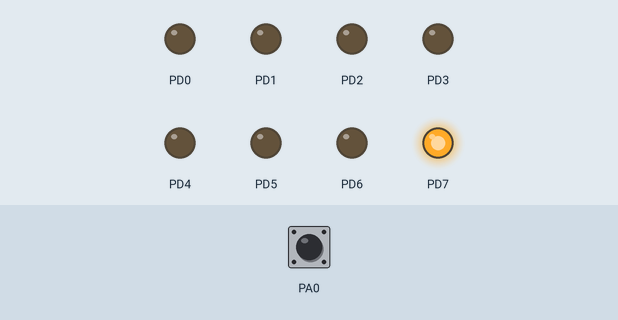
This program was run on a simulated ATmega128, built with avr-gcc and emulated at 8 MHz. On the bench: output pins drawn as LEDs (lit = HIGH). Inputs (shaded band) come from the test bench; at power-on: PA0 HIGH.

Above: at 1.0 s.
At 4.5 s:
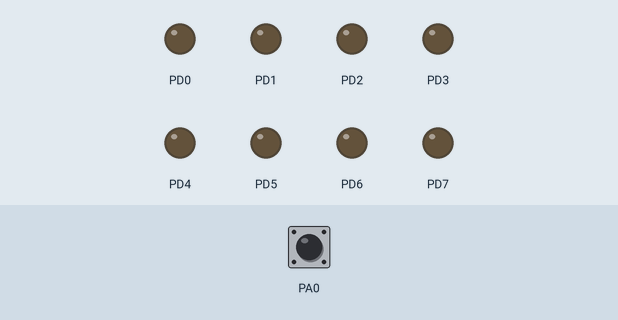
Timing chart, 0 to 5.8 s (numbered marks = the images above):
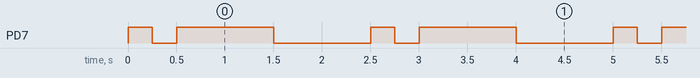

The program:

main.c
```c
/*
 * OpdrachtB6.c
 *
 * Created: 7-2-2025 13:02:05
 * Author : leonb
 */

#define F_CPU 8e6

#include <avr/io.h>
#include <util/delay.h>
#include <stdbool.h>

void wait(int ms)
{
	for (int i = 0; i < ms; i++)
	{
		_delay_ms(1);
	}
}

int main(void)
{
	bool speed_up = false;

	// Sets all the bits of port d to output
	DDRD = 0xFF;
	// Sets one bit of port a to input
    PORTA = 0x01;

	while (1)
    {
		// If the button is pressed, speed up de blinking
		if(PINA&0x01){
			speed_up = !speed_up;
		}

		// Blinking slow or fast
		if (!speed_up)
		{
			PORTD = 0b10000000;
			wait(1000);
			PORTD = 0b00000000;
			wait(1000);
		} else {
			PORTD = 0b10000000;
			wait(250);
			PORTD = 0b00000000;
			wait(250);
		}
    }
}
```

Measured:
- by itself, PD7: repeats every 2.5 s: LOW 0.25 s, HIGH 1.0 s, LOW 1.0 s, HIGH 0.25 s
- by itself, everything shown: repeats every 2.5 s, in 4 steps
